Frame 1 (no input): blank canvas, image omitted
Frame 60 (no input): blank canvas, image omitted
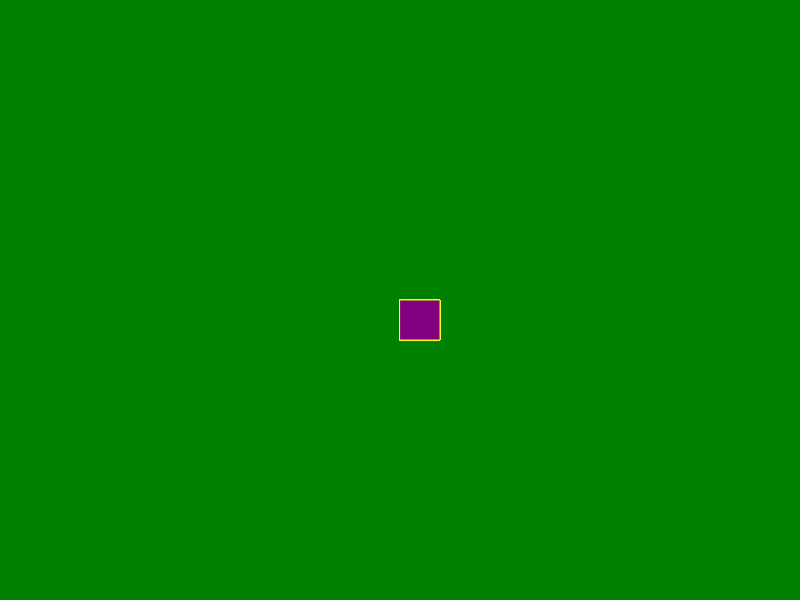
Frame 120 (the mouse pressed at the canvas centre since frame 60)

The p5.js sketch whose frames 1 and 60 were blank and that drew this single picture after the mouse press (run headless with seeded random() and noise() and a simulated clock; from frame 60 on, the mouse is pressed at the canvas centre):

// p5.js sketch
// ── sketch.js
//prepara e rodar um código
function setup() {
   createCanvas(800,600);//criar tela
          
 background("green");
}

//respnsável por desenhar 
function draw() {
  stroke("rgb(251,255,0)");
  fill("purple");

  if(mouseIsPressed){
   rect(mouseX, mouseY, 40, 40);
  }
}    
